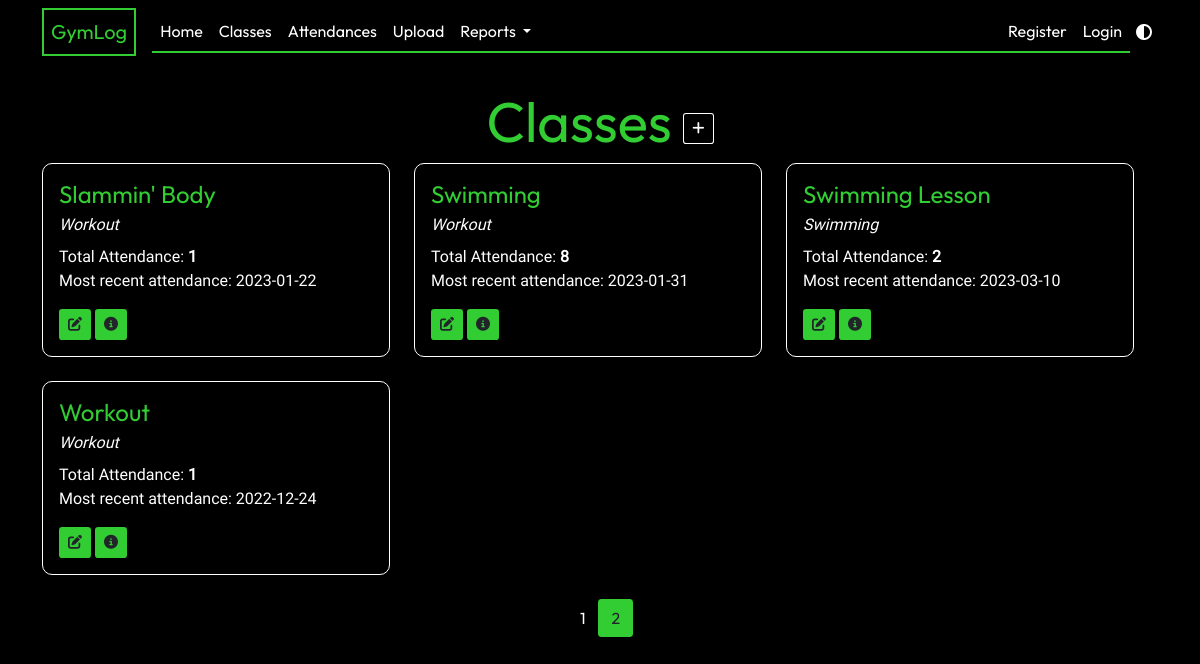
The app's page /classes?page=2, older data.
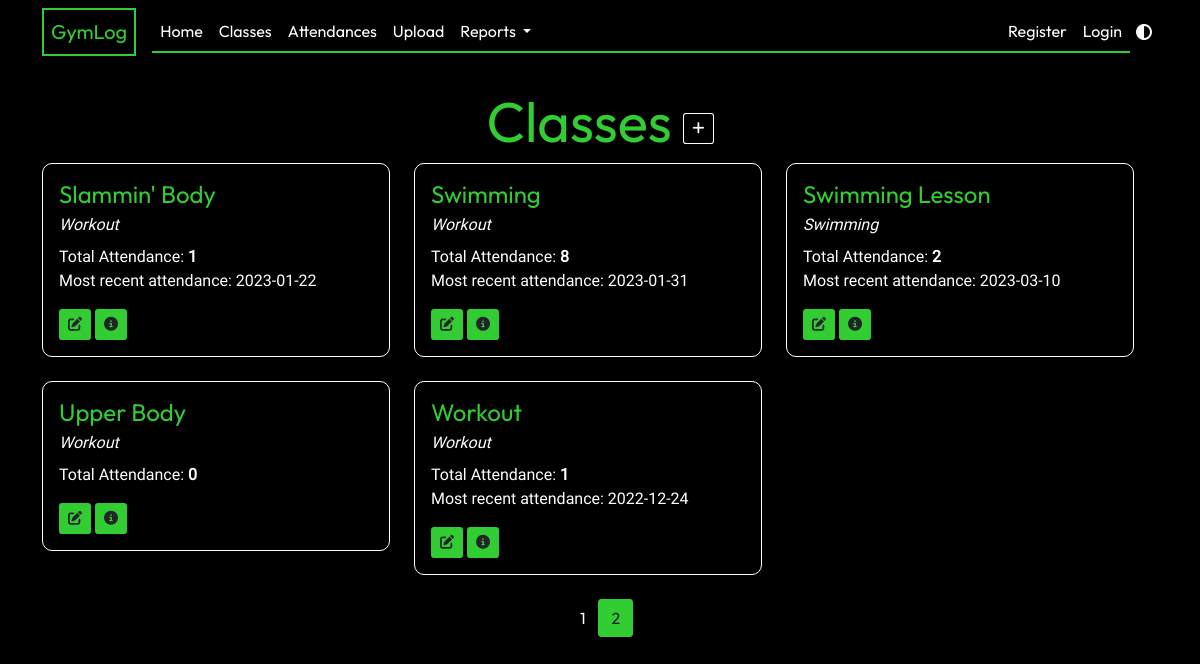
The same page, newer data.
### app/models.py (models this page shows, shortened)
class GymClass(db.Model):
    id = db.Column(db.Integer, primary_key=True)
    name = db.Column(db.String(20), unique=True, nullable=False)
    class_type = db.Column(db.String(3), default="Workout")
    attendance_list = db.relationship("Attendance", backref="class_taken", lazy=True)
    def __lt__(self, other):
        return self.name < other.name

### app/classes/routes.py (the view)
@classes.route("/classes")
def show_classes():
    page = request.args.get("page", 1, type=int)
    gym_classes = GymClass.query.order_by(GymClass.name).paginate(page=page, per_page=9)
    return render_template("classes.html", title="Classes", gym_classes=gym_classes)

### app/models.py (called while the page is built)
    def __lt__(self, other):
        return self.date_attended < other.date_attended

### app/templates/classes.html
{% extends "layout.html" %} {% block content %}
<div class="text-center mt-2">
  <h1 class="display-4">
    Classes
    <a href="{{ url_for('classes.new_class') }}" class="btn btn-sm btn-add"
      ><i class="fa-solid fa-plus"></i
    ></a>
  </h1>
</div>
<div class="row row-cols-1 row-cols-md-3">
  {% for class in gym_classes|sort %}
  <div class="col mb-4">
    <div class="card">
      <div class="card-body">
        <h4 class="card-title">{{ class.name }}</h4>
        <p class="card-subtitle mb-2">{{ class.class_type }}</p>
        <p class="card-text">
          Total Attendance: <strong>{{ class.attendance_list|length }} </strong
          ><br />
          {% if class.attendance_list|length > 0 %} Most recent attendance: {{
          (class.attendance_list|sort(reverse = True)|first).date_attended }} {%
          endif %}
        </p>
        <a
          href="{{ url_for('classes.update_class', class_id=class.id) }}"
          class="btn btn-sm btn-current"
          ><i class="fa-solid fa-pen-to-square"></i
        ></a>
        <a
          href="{{ url_for('classes.show_class', class_id=class.id) }}"
          class="btn btn-sm btn-current"
          ><i class="fa-solid fa-circle-info"></i
        ></a>
      </div>
    </div>
  </div>
  {% endfor %}
</div>
<nav>
  <ul class="pagination justify-content-center">
    {% for page_num in gym_classes.iter_pages(left_edge=1, right_edge=1,
    left_current=1, right_current=2) %} {% if page_num %} {% if gym_classes.page
    == page_num %}
    <li class="page-item">
      <a
        class="btn btn-current mb-4"
        href="{{ url_for('classes.show_classes', page=page_num) }}"
        >{{ page_num }}</a
      >
    </li>
    {% else %}
    <li class="page-item">
      <a
        class="btn btn-other mb-4"
        href="{{ url_for('classes.show_classes', page=page_num) }}"
        >{{ page_num }}</a
      >
    </li>
    {% endif %} {% else %} ... {% endif %} {% endfor %}
  </ul>
</nav>
{% endblock content %}

### app/templates/layout.html (shortened to what this page needs)
<!DOCTYPE html>
<html lang="en">
  <head>
    <link
      href="https://cdn.jsdelivr.net/npm/bootstrap@5.0.2/dist/css/bootstrap.min.css"
      rel="stylesheet"
 />
    <link
      rel="stylesheet"
      type="text/css"
      href="{{ url_for('static', filename='main.css')}}" />
  </head>
  <body>
    <header>
      <nav class="navbar navbar-expand-lg fixed-top">
        <div class="container">
          <a class="navbar-brand brand" href="{{ url_for('main.home') }}"
            >GymLog</a
          >
          <div class="collapse navbar-collapse" id="navbarSupportedContent">
            <ul class="navbar-nav me-auto mb-2 mb-lg-0">
              <li class="nav-item">
                <a
                  class="nav-link"
                  aria-current="page"
                  href="{{ url_for('main.home') }}"
                  >Home</a
                >
              </li>
              <li class="nav-item">
                <a
                  class="nav-link nav-text"
                  href="{{ url_for('classes.show_classes') }}"
                  >Classes</a
                >
              </li>
              <li class="nav-item">
                <a
                  class="nav-link"
                  href="{{ url_for('attendances.show_attendances') }}"
                  >Attendances</a
                >
              </li>
              <li class="nav-item">
                <a class="nav-link" href="{{ url_for('upload.upload_csv') }}"
                  >Upload</a
                >
              </li>
              <li class="nav-item dropdown">
                <a
                  class="nav-link dropdown-toggle"
                  href="#"
                  id="navbarDropdown"
                  role="button"
                  data-bs-toggle="dropdown"
                  aria-expanded="false">
                  Reports
                </a>
              </li>
            </ul>
            <ul class="navbar-nav ms-auto mb-2 mb-lg-0">
              {% if current_user.is_authenticated %}
              <li class="nav-item">
                <a class="nav-link" href="{{ url_for('users.account') }}"
                  >Account</a
                >
              </li>
              <li class="nav-item">
                <a class="nav-link" href="{{ url_for('users.logout') }}"
                  >Logout</a
                >
              </li>
              {% else %}
              <li class="nav-item">
                <a class="nav-link" href="{{ url_for('users.register') }}"
                  >Register</a
                >
              </li>
              <li class="nav-item">
                <a class="nav-link" href="{{ url_for('users.login') }}"
                  >Login</a
                >
              </li>
              {% endif %}
            </ul>
          </div>
          <button id="lightModeToggle">
            <i class="fa-solid fa-circle-half-stroke"></i>
          </button>
        </div>
      </nav>
    </header>
    <main role="main" class="container">
      <div class="row">
         {% block content %}{% endblock %}
      </div>
    </main>
  </body>
</html>

### app/static/main.css (style rules this page uses)
:root { --primary-color: black; --secondary-color: white; --accent-color: #32cd32; --typewriter-speed: 2s; --typewriter-chars: 17; }
body { background-color: var(--primary-color); color: var(--secondary-color); margin: 0; min-height: 100vh; font-family: "Roboto"; }
h1, h2, h3, h4 { color: var(--accent-color); font-family: Outfit; }
nav { font-family: Outfit; }
header { height: 10vh; }
#lightModeToggle { cursor: pointer; border: none; color: var(--secondary-color); background-color: var(--primary-color); }
#navbarSupportedContent { border-bottom: 2px solid var(--accent-color); }
main { display: grid; }
.brand { color: var(--accent-color); border: 2px solid var(--accent-color); padding: 7px; }
.nav-link { color: var(--secondary-color); }
.card { border-color: var(--secondary-color); border-radius: 10px; background-color: var(--primary-color); }
.card-subtitle { font-style: italic; }
.btn-current { background-color: var(--accent-color); border-radius: 10%; }
.btn-other { background-color: transparent; color: var(--secondary-color); }
.btn-add { background-color: transparent; border-color: var(--secondary-color); color: var(--secondary-color); border-radius: 10%; }

Row changes from the older to the newer data that the page shows:
added GymClass: name "Upper Body", class_type "Workout", attendance_list|length "0"
